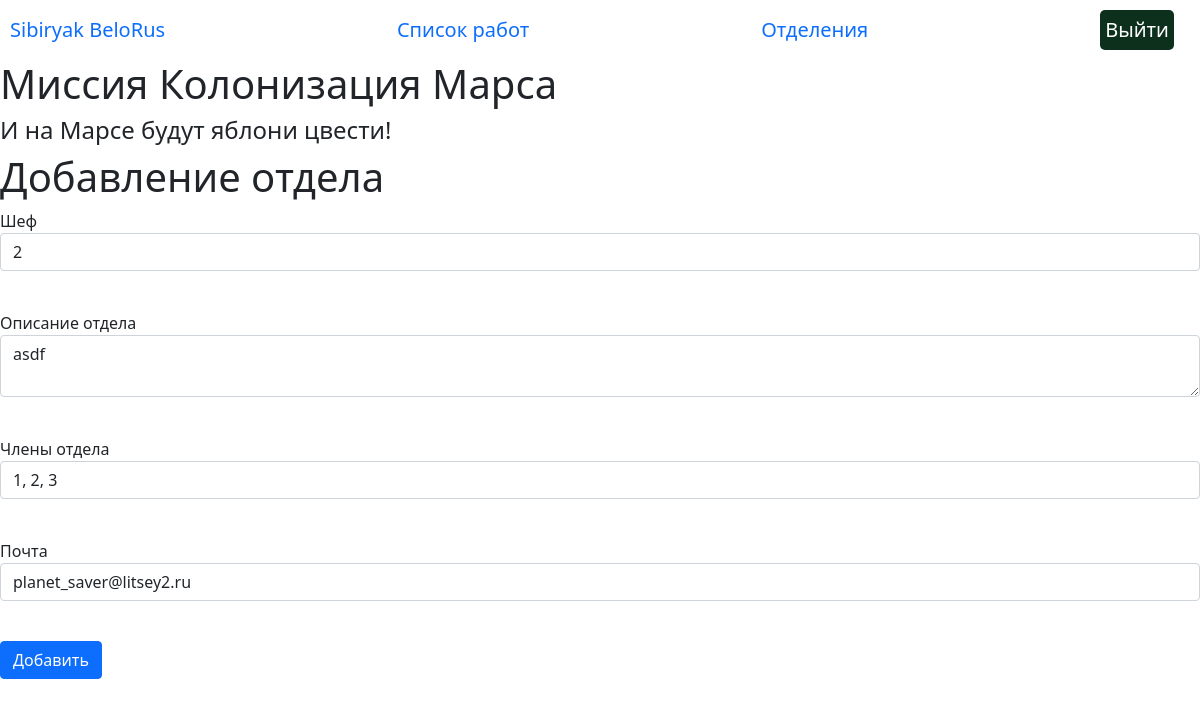
/departments_edit/1 (signed in), run on the app's committed database.
### data/__all_models.py (models this page shows, shortened)
class User(SqlAlchemyBase, UserMixin, SerializerMixin):
    __tablename__ = 'users'
    id = sqlalchemy.Column(sqlalchemy.Integer,
                           primary_key=True, autoincrement=True)
    name = sqlalchemy.Column(sqlalchemy.String, nullable=True)
    surname = sqlalchemy.Column(sqlalchemy.String, nullable=True)
    age = sqlalchemy.Column(sqlalchemy.String, nullable=True)
    position = sqlalchemy.Column(sqlalchemy.String, nullable=True)
    speciality = sqlalchemy.Column(sqlalchemy.String, nullable=True)
    address = sqlalchemy.Column(sqlalchemy.String, nullable=True)
    email = sqlalchemy.Column(sqlalchemy.String, unique=True,
                              index=True, nullable=True)
    hashed_password = sqlalchemy.Column(sqlalchemy.String, nullable=True)
    modified_date = sqlalchemy.Column(sqlalchemy.DateTime,
                                      default=datetime.datetime.now)
    city_from = sqlalchemy.Column(sqlalchemy.String)
    news = orm.relationship("News", back_populates='user')
    jobs = orm.relationship("Jobs", back_populates='user')
    department = orm.relationship("Department", back_populates='user')

class Department(SqlAlchemyBase, SerializerMixin):
    __tablename__ = 'department'
    id = sqlalchemy.Column(sqlalchemy.Integer,
                           primary_key=True, autoincrement=True)
    title = sqlalchemy.Column(sqlalchemy.String, nullable=True)
    chief = sqlalchemy.Column(sqlalchemy.Integer, sqlalchemy.ForeignKey('users.id'))
    members = sqlalchemy.Column(sqlalchemy.String)
    email = sqlalchemy.Column(sqlalchemy.String, nullable=True)
    user = orm.relationship('User', back_populates='department')

### main.py (the view, shortened to what this page needs)
@app.route('/departments_edit/<int:department_id>', methods=['GET', 'POST'])
@login_required
def edit_departments(department_id):
    form = DepartmentForm()
    db_sess = create_session()
    department = db_sess.query(Department).filter(Department.id == department_id,
                                                  Department.user == current_user
                                                  ).first()
    if request.method == "GET":
        if department:
            form.title.data = department.title
            form.chief.data = department.chief
            form.email.data = department.email
            form.members.data = department.members
        else:
            abort(404)
    return render_template('department_action.html',
                           title='Редактирование отделения',
                           form=form
                           )

### forms/department.py
class DepartmentForm(FlaskForm):
    chief = StringField('Шеф', validators=[DataRequired()])
    title = TextAreaField("Описание отдела")
    members = StringField("Члены отдела")
    email = StringField("Почта")
    submit = SubmitField('Добавить')

### data/db_session.py (called while the page is built)
def create_session() -> Session:
    global __factory
    return __factory()

### main.py (called while the page is built)
@login_manager.user_loader
def load_user(user_id):
    db_sess = create_session()
    user = db_sess.query(User).get(user_id)
    return user

### templates/department_action.html (shortened to what this page needs)
{% extends "base.html" %}
{% block profession %}
<h1>Добавление отдела</h1>
<form action="" method="post">
    <p>
        {{ form.chief.label }}<br>
        {{ form.chief(class="form-control") }}<br>
    </p>
    <p>
        {{ form.title.label }}<br>
        {{ form.title(class="form-control") }}<br>
    </p>
    <p>
        {{ form.members.label }}<br>
        {{ form.members(class="form-control") }}<br>
    </p>
    <p>
        {{ form.email.label }}<br>
        {{ form.email(class="form-control") }}<br>
    </p>
    <p>{{ form.submit(type="submit", class="btn btn-primary") }}</p>
</form>
{% endblock %}}

### templates/base.html (shortened to what this page needs)
<!DOCTYPE html>
<html lang="en">
<head>
    <link rel="stylesheet" href={{url_for('static', filename="css/style.css" )}}>
    <link rel="stylesheet"
          href="https://cdn.jsdelivr.net/npm/bootstrap@5.0.0-beta1/dist/css/bootstrap.min.css"
>
</head>
<body>
<nav class="manage-panel">
    {% if current_user.is_authenticated %}
        <a class="navbar-brand" href="/">{{current_user.surname}} {{ current_user.name }}</a>
        <a class="navbar-brand" href="/job_list">Список работ</a>
        <a class="navbar-brand" href="/departments">Отделения</a>
        <a class="quit-button navbar-brand" href="/logout">Выйти</a>
    {% else %}
    <p>
        <a class="btn btn-primary " href="/register">Зарегистрироваться</a>
        <a class="btn btn-success" href="/login">Войти</a>
    </p>
    {% endif %}
</nav>
<h1>Миссия Колонизация Марса</h1>
<h4>И на Марсе будут яблони цвести!</h4>
<div class="content">
    {% block profession %}{% endblock %}
</div>
</body>
</html>

### static/css/style.css (style rules this page uses)
.manage-panel { margin: 10px; display: flex; justify-content: space-between; }
.quit-button { background-color: #0c301c; border-radius: 5px; padding: 0 5px; color: white; }
.form-control { width: 300px; }

### data on the page
User: surname "Sibiryak", name "BeloRus"
Department: chief "2", title "asdf", members "1, 2, 3", email "planet_saver@litsey2.ru"
